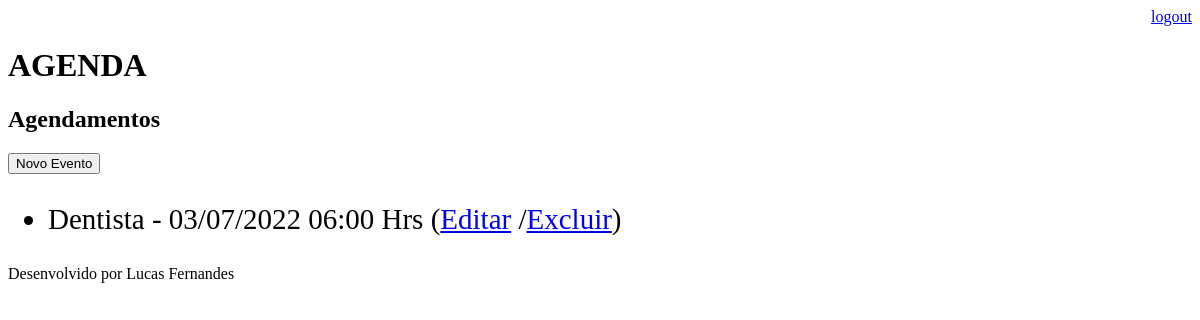
Page /agenda/ (signed in) on the earlier database version.
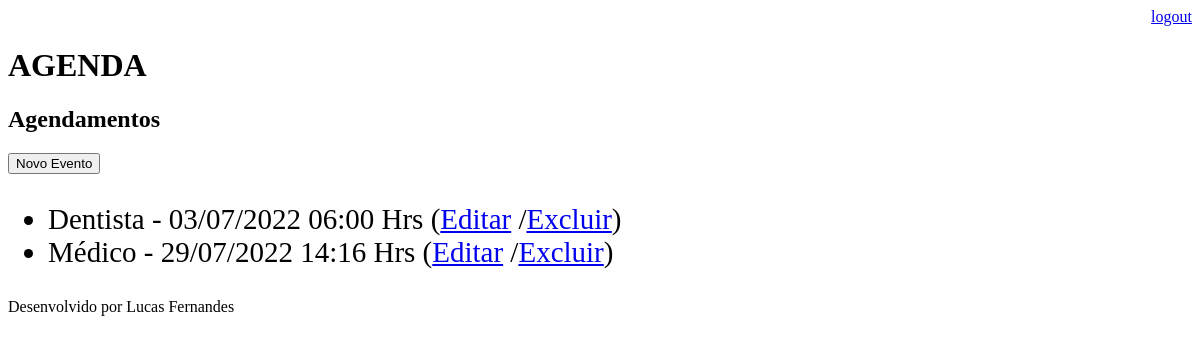
Same page on the later database version.
### core/models.py (models this page shows, shortened)
class Evento(models.Model):
    titulo = models.CharField(max_length=100)
    descricao = models.TextField(blank=True, null=True)
    data_evento = models.DateTimeField(verbose_name='Data do Evento')
    data_criacao = models.DateTimeField(auto_now=True)
    usuario = models.ForeignKey(User, on_delete=models.CASCADE)
    class Meta:
        db_table = 'evento'
    def get_data_evento(self):
        return self.data_evento.strftime('%d/%m/%Y %H:%M Hrs')

### core/views.py (the view)
# urls.py: path('agenda/', views.lista_eventos),
@login_required(login_url='/login/')
def lista_eventos(request):
    user = request.user
    usuario = request.user
    evento = Evento.objects.filter(usuario=usuario)
    dados = {'eventos': evento}
    return render(request, 'agenda.html', dados)

### templates/agenda.html
{% extends "model-page.html" %}
{% block content %}
    <h2>Agendamentos</h2>
    <a href="evento">
        <button type="button">Novo Evento</button>
    </a>
    <ul style="font-size: 29px">
    {% for evento in eventos %}
        <li>
            {{evento.titulo}} - {{evento.get_data_evento}}
            (<a href="evento/?id={{ evento.id }}">Editar</a>
            /<a href="evento/delete/{{ evento.id }}/">Excluir</a>)
        </li>
    {% endfor %}
    </ul>
{% endblock %}

Differences in the rows shown:
added Evento: titulo "Médico", get_data_evento "29/07/2022 14:16 Hrs"
